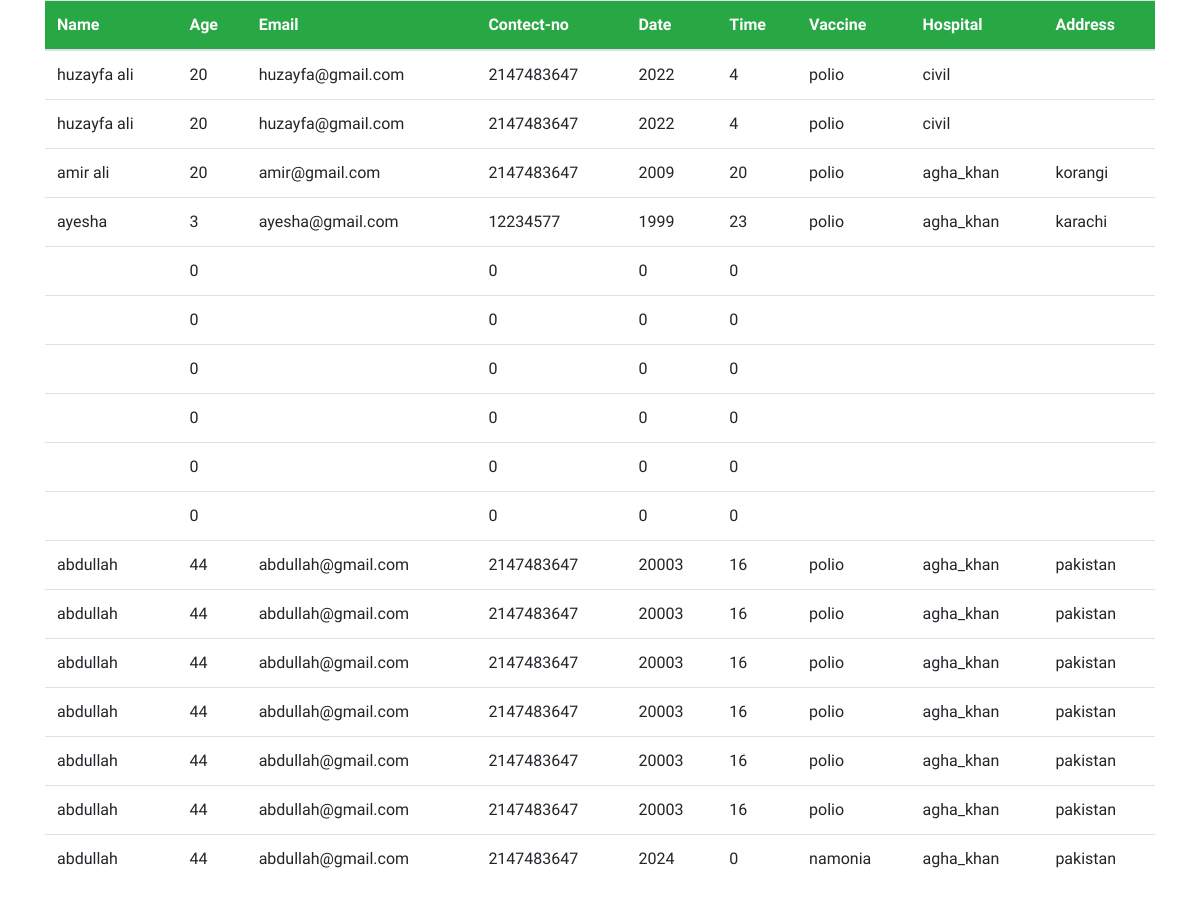
Screenshot of /showapp.php with the database file from the repository.
### tables this page shows
CREATE TABLE `appform` (
  `Name` varchar(20) DEFAULT NULL,
  `age` int(11) DEFAULT NULL,
  `Email` varchar(20) DEFAULT NULL,
  `Number` int(11) DEFAULT NULL,
  `date` int(11) DEFAULT NULL,
  `time` int(11) DEFAULT NULL,
  `vaccine` varchar(20) DEFAULT NULL,
  `hospital` varchar(20) DEFAULT NULL,
  `address` varchar(20) DEFAULT NULL
);

### showapp.php (the view, shortened to what this page needs)
<!DOCTYPE html>
<html lang="en">
<head>
    <link rel="stylesheet" href="https://cdnjs.cloudflare.com/ajax/libs/twitter-bootstrap/4.6.0/css/bootstrap.min.css">
    <link rel="stylesheet" href="https://cdnjs.cloudflare.com/ajax/libs/font-awesome/5.15.4/css/all.min.css">
    <link rel="stylesheet" href="assets/css/style.css">
</head>
<body>
    <div class="container">
        <div class="row">
            <div class="col-md-12">
                <table class="table table-hover">
                    <thead class="bg-success text-white">
                        <th>Name</th>
                        <th>Age</th>
                        <th>Email</th>
                        <th>Contect-no</th>
                        <th>Date</th>
                        <th>Time</th>
                        <th>Vaccine</th>
                        <th>Hospital</th>
                        <th>Address</th>
                    </thead>
                    <tbody>
                        <?php
                        include "conection.php";
                        $query = "SELECT * FROM `appform`";
                        $data = mysqli_query($con, $query);
                        while ($row = mysqli_fetch_assoc($data)) { ?>
                            <tr>
                                <td><?php echo $row['Name'] ?></td>
                                <td><?php echo $row['age'] ?></td>
                                <td><?php echo $row['Email'] ?></td>
                                <td><?php echo $row['Number'] ?></td>
                                <td><?php echo $row['date'] ?></td>
                                <td><?php echo $row['time'] ?></td>
                                <td><?php echo $row['vaccine'] ?></td>
                                <td><?php echo $row['hospital'] ?></td>
                                <td><?php echo $row['address'] ?></td>
                            </tr>
                        <?php } ?>
                    </tbody>
                </table>
            </div>
        </div>
    </div>
</body>
</html>

### rows the page displays
appform: Name "huzayfa ali", age "20", Email "huzayfa@gmail.com", Number "2147483647", date "2022", time "4", vaccine "polio", hospital "civil"
appform: Name "huzayfa ali", age "20", Email "huzayfa@gmail.com", Number "2147483647", date "2022", time "4", vaccine "polio", hospital "civil"
appform: Name "amir ali", age "20", Email "amir@gmail.com", Number "2147483647", date "2009", time "20", vaccine "polio", hospital "agha_khan", address "korangi"
appform: Name "ayesha", age "3", Email "ayesha@gmail.com", Number "12234577", date "1999", time "23", vaccine "polio", hospital "agha_khan", address "karachi"
appform: age "0", Number "0", date "0", time "0"
appform: age "0", Number "0", date "0", time "0"
appform: age "0", Number "0", date "0", time "0"
appform: age "0", Number "0", date "0", time "0"
appform: age "0", Number "0", date "0", time "0"
appform: age "0", Number "0", date "0", time "0"
appform: Name "abdullah", age "44", Email "abdullah@gmail.com", Number "2147483647", date "20003", time "16", vaccine "polio", hospital "agha_khan", address "pakistan"
appform: Name "abdullah", age "44", Email "abdullah@gmail.com", Number "2147483647", date "20003", time "16", vaccine "polio", hospital "agha_khan", address "pakistan"
appform: Name "abdullah", age "44", Email "abdullah@gmail.com", Number "2147483647", date "20003", time "16", vaccine "polio", hospital "agha_khan", address "pakistan"
appform: Name "abdullah", age "44", Email "abdullah@gmail.com", Number "2147483647", date "20003", time "16", vaccine "polio", hospital "agha_khan", address "pakistan"
appform: Name "abdullah", age "44", Email "abdullah@gmail.com", Number "2147483647", date "20003", time "16", vaccine "polio", hospital "agha_khan", address "pakistan"
appform: Name "abdullah", age "44", Email "abdullah@gmail.com", Number "2147483647", date "20003", time "16", vaccine "polio", hospital "agha_khan", address "pakistan"
appform: Name "abdullah", age "44", Email "abdullah@gmail.com", Number "2147483647", date "2024", time "0", vaccine "namonia", hospital "agha_khan", address "pakistan"
